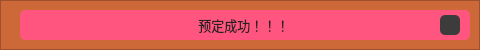
  <widget class="QFrame" name="frame_top">
   <property name="geometry">
    <rect>
     <x>0</x>
     <y>0</y>
     <width>480</width>
     <height>50</height>
    </rect>
   </property>
   <property name="styleSheet">
    <string notr="true">background: rgb(205, 104, 57)</string>
   </property>
   <property name="frameShape">
    <enum>QFrame::StyledPanel</enum>
   </property>
   <property name="frameShadow">
    <enum>QFrame::Raised</enum>
   </property>
   <widget class="QPushButton" name="pushButton_back">
    <property name="geometry">
     <rect>
      <x>430</x>
      <y>0</y>
      <width>50</width>
      <height>50</height>
     </rect>
    </property>
    <property name="minimumSize">
     <size>
      <width>50</width>
      <height>50</height>
     </size>
    </property>
    <property name="maximumSize">
     <size>
      <width>50</width>
      <height>50</height>
     </size>
    </property>
    <property name="styleSheet">
     <string notr="true">QPushButton {
	border: none;
	background-color: rgba(0,0,0,0);
	background: url(:/ui_back/Images/ui_back.png)
}
QPushButton:hover {

	background-color: rgb(0,143,150);
}
QPushButton:pressed {	
	background-color: rgba(0,0,0,0);
}</string>
    </property>
    <property name="text">
     <string/>
    </property>
   </widget>
   <widget class="QLabel" name="label_site">
    <property name="geometry">
     <rect>
      <x>180</x>
      <y>10</y>
      <width>111</width>
      <height>31</height>
     </rect>
    </property>
    <property name="font">
     <font>
      <family>华光综艺_CNKI</family>
      <pointsize>16</pointsize>
     </font>
    </property>
    <property name="text">
     <string>场地信息</string>
    </property>
   </widget>
   <widget class="QFrame" name="frame_success">
    <property name="geometry">
     <rect>
      <x>20</x>
      <y>10</y>
      <width>450</width>
      <height>30</height>
     </rect>
    </property>
    <property name="maximumSize">
     <size>
      <width>450</width>
      <height>16777215</height>
     </size>
    </property>
    <property name="styleSheet">
     <string notr="true">background-color: rgb(255, 85, 127);
border-radius: 5px;</string>
    </property>
    <property name="frameShape">
     <enum>QFrame::StyledPanel</enum>
    </property>
    <property name="frameShadow">
     <enum>QFrame::Raised</enum>
    </property>
    <layout class="QHBoxLayout" name="horizontalLayout_4">
     <property name="leftMargin">
      <number>10</number>
     </property>
     <property name="topMargin">
      <number>3</number>
     </property>
     <property name="rightMargin">
      <number>10</number>
     </property>
     <property name="bottomMargin">
      <number>3</number>
     </property>
     <item>
      <widget class="QLabel" name="label_success">
       <property name="font">
        <font>
         <family>华光综艺_CNKI</family>
         <pointsize>10</pointsize>
        </font>
       </property>
       <property name="styleSheet">
        <string notr="true">color: rgb(35, 35, 35);</string>
       </property>
       <property name="text">
        <string>       预定成功！！！</string>
       </property>
       <property name="alignment">
        <set>Qt::AlignCenter</set>
       </property>
      </widget>
     </item>
     <item>
      <widget class="QPushButton" name="pushButton_close_2">
       <property name="maximumSize">
        <size>
         <width>20</width>
         <height>20</height>
        </size>
       </property>
       <property name="styleSheet">
        <string notr="true">QPushButton {
	border-radius: 5px;	
	background-image: url(:/Close/Images/close.png);
	background-position: center;	
	background-color: rgb(60, 60, 60);
}
QPushButton:hover {
	background-color: rgb(50, 50, 50);	
	color: rgb(200, 200, 200);
}
QPushButton:pressed {
	background-color: rgb(35, 35, 35);	
	color: rgb(200, 200, 200);
}</string>
       </property>
       <property name="text">
        <string/>
       </property>
      </widget>
     </item>
    </layout>
   </widget>
  </widget>
